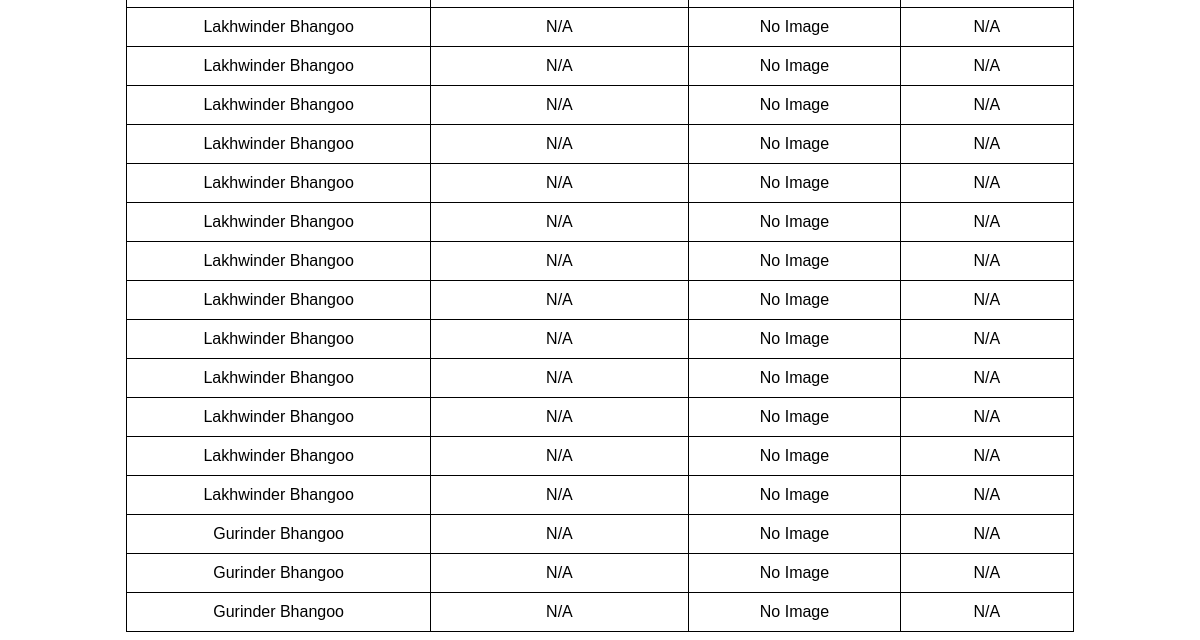
The app's page /images (lower part), older data.
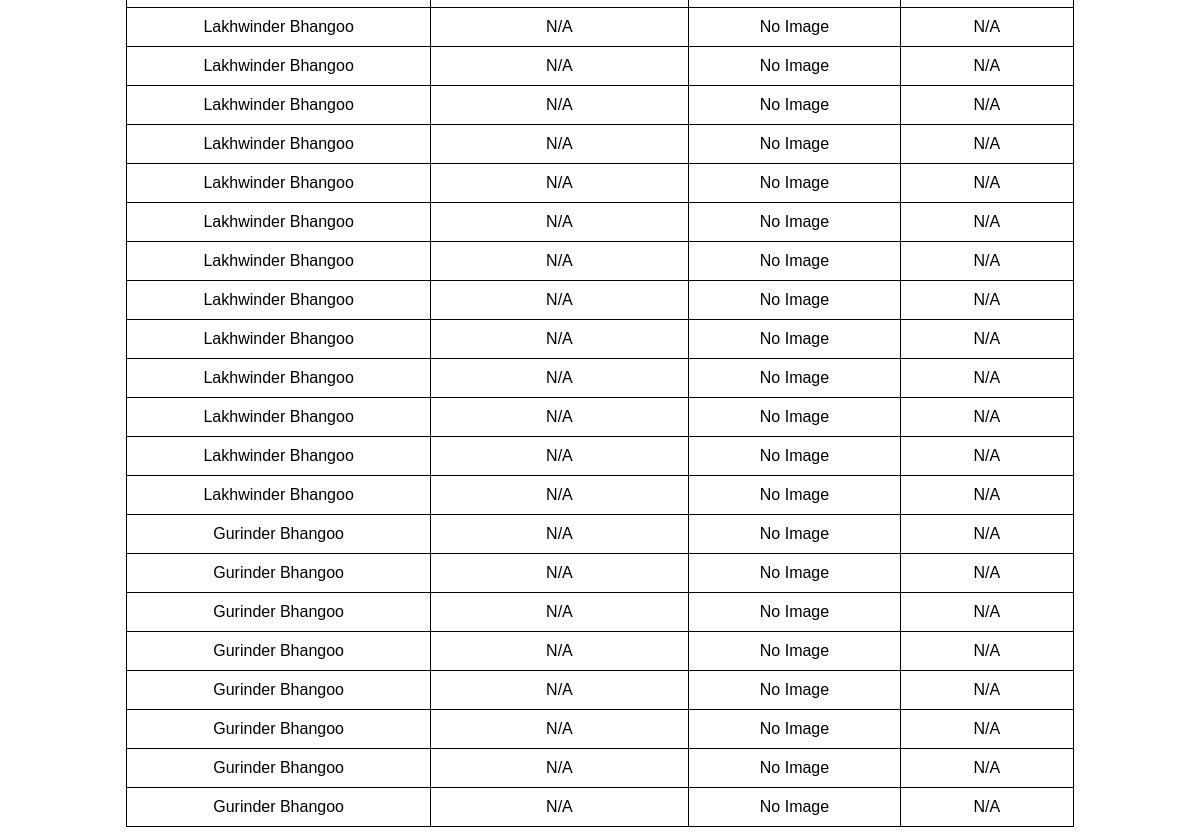
The same page, newer data.
### app.py (models this page shows)
class Quote(db.Model):
    id = db.Column(db.Integer, primary_key=True)
    customer_name = db.Column(db.String(100), nullable=False)
    recipient_email = db.Column(db.String(100), nullable=False)
    product_details = db.Column(db.Text, nullable=False)
    price = db.Column(db.Float, nullable=False)
    validity = db.Column(db.Integer, nullable=False)
    pdf_filename = db.Column(db.String(100), nullable=False)
    roof_square_feet = db.Column(db.Float, nullable=True)  # Roof Area
    roof_image_url = db.Column(db.String(255), nullable=True)  # Store Image URL

### app.py (the view)
@app.route("/images")
def list_images():
    quotes = Quote.query.all()
    return render_template("images.html", quotes=quotes)

### templates/images.html (shortened to what this page needs)
<!DOCTYPE html>
<html lang="en">
<head>
</head>
<body>
    <table>
        {% for quote in quotes %}
        <tr>
            <td>{{ quote.customer_name }}</td>
            <td>{{ quote.roof_square_feet if quote.roof_square_feet else 'N/A' }}</td>
            <td>
                {% if quote.roof_image_url %}
                    <img src="{{ quote.roof_image_url }}" alt="Roof Image">
                {% else %}
                    No Image
                {% endif %}
            </td>
            <td>
                {% if quote.roof_image_url %}
                    <a href="{{ quote.roof_image_url }}" download>Download</a>
                {% else %}
                    N/A
                {% endif %}
            </td>
        </tr>
        {% endfor %}
    </table>
</body>
</html>

Row changes from the older to the newer data that the page shows:
added Quote: customer_name "Gurinder Bhangoo", roof_square_feet "N/A", shows "No Image"
added Quote: customer_name "Gurinder Bhangoo", roof_square_feet "N/A", shows "No Image"
added Quote: customer_name "Gurinder Bhangoo", roof_square_feet "N/A", shows "No Image"
added Quote: customer_name "Gurinder Bhangoo", roof_square_feet "N/A", shows "No Image"
added Quote: customer_name "Gurinder Bhangoo", roof_square_feet "N/A", shows "No Image"
